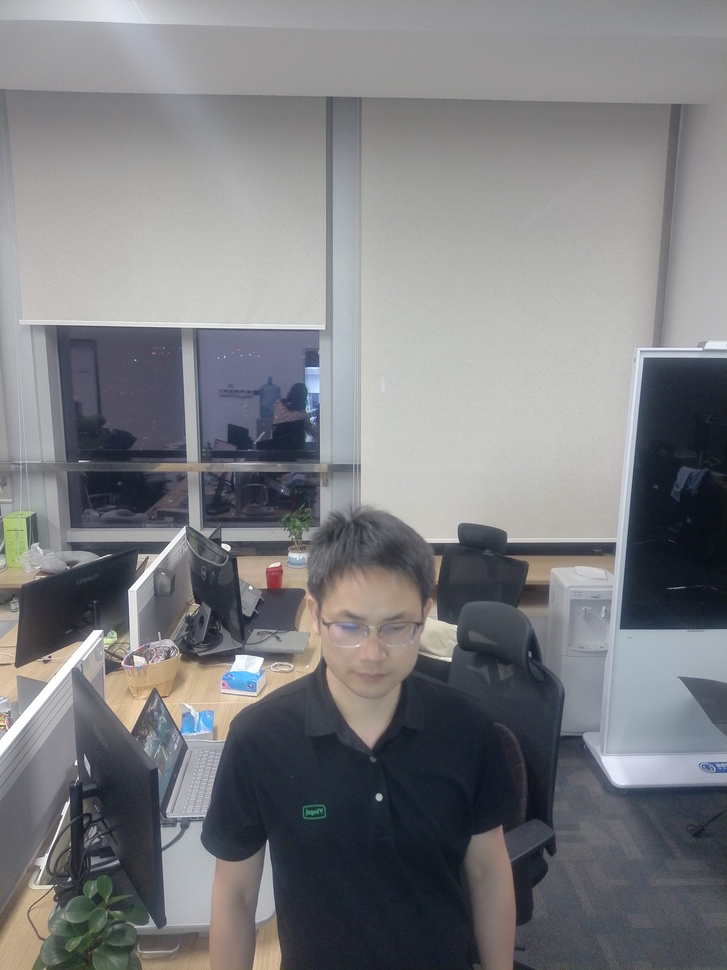
#> input picture utils/iflytek/img/Pictures/IMG_20240729_221016.jpg, 727 x 970 px, shrunk from 3000 x 4000 before the run
$ python -i util.py   (imports and definitions only)
#> lines starting #> are read from the running program, lines starting #| are printed output that depends on the picture; after the words box and inside, x2 and y2 are one past the last pixel; in counts of white or black regions, pixels touching at a corner belong together
import time

import cv2
import os
import numpy as np
import pytesseract
import shutil

# 支持的图片格式扩展
SUPPORTED_FORMATS = {'.png', '.jpg', '.jpeg', '.bmp', '.gif', '.tiff', '.webp'}


# [20 lines left out: functions is_image_supported, read_log, write_log, not called in this run]


def process_image(image_path, output_path):
    """去除水印的主要处理函数"""
#> called with output_path = 'out.png'
    # 读取图像
    image = cv2.imread(image_path)
#> image is the input picture: shape (970, 727, 3); mean B, G, R 128.7, 125.1, 124.4

    if image is None:
        print(f"无法读取图像: {image_path}")
        return

    # 转换为灰度图像
    gray = cv2.cvtColor(image, cv2.COLOR_BGR2GRAY)
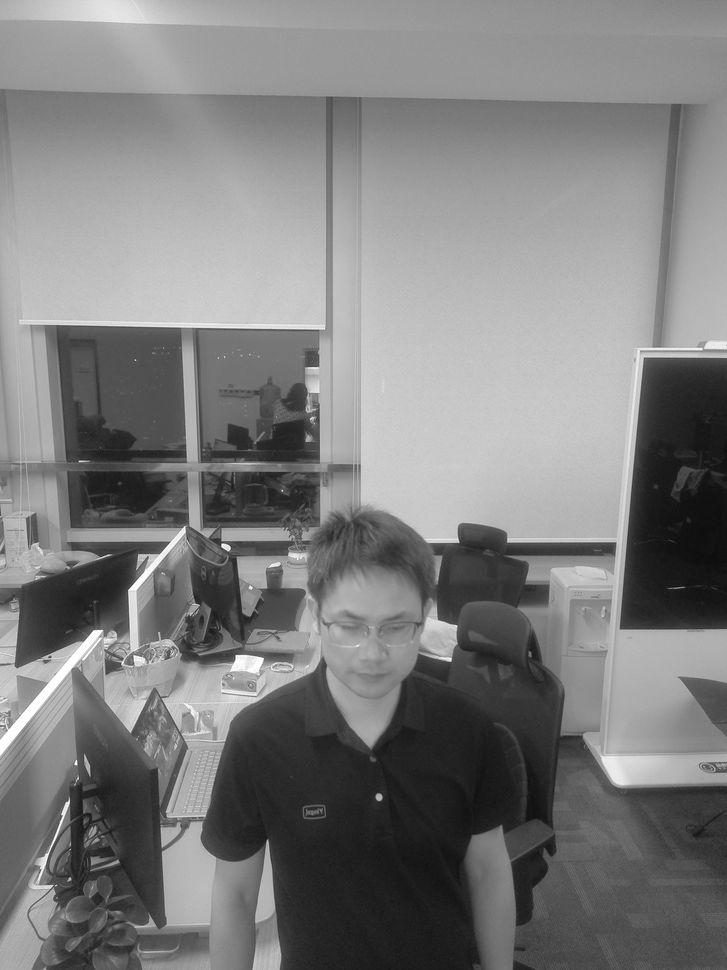
#> gray: shape (970, 727); min 8, max 255, mean 125.3
    _, mask = cv2.threshold(gray, 240, 255, cv2.THRESH_BINARY)
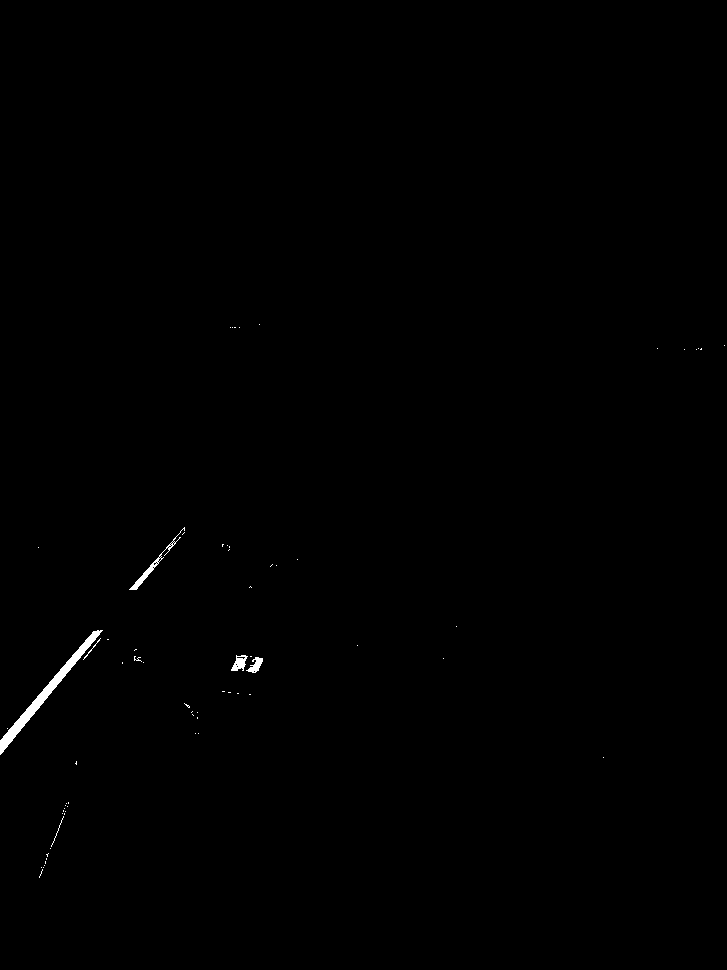
#> mask: shape (970, 727); 0.29% white; 67 white regions (61 under 20 px), largest, box (x1, y1, x2, y2) and area: (0, 630, 103, 755) 1268, (129, 527, 185, 590) 284, (231, 655, 248, 671) 156, (246, 657, 263, 673) 135, (83, 638, 101, 660) 32, (51, 816, 64, 847) 31

    # 使用修复算法去除水印
    result = cv2.inpaint(image, mask, inpaintRadius=3, flags=cv2.INPAINT_TELEA)

    # 确保输出路径有效
    if result is None:
        print(f"处理后的图像无效: {image_path}")
        return

    # 确保输出目录存在
    output_dir = os.path.dirname(output_path)
    if not os.path.exists(output_dir):
        os.makedirs(output_dir)  # 创建目录

    # 尝试写入文件，并检查返回值
    success = cv2.imwrite(output_path, result)
    if not success:
        print(f"无法写入文件: {output_path}")
    else:
        print(f"处理完成并保存到: {output_path}")


# [87 lines left out: functions remove_watermark, process_images_in_directory, process_input, copy_processed_images, not called in this run]


# 使用示例
input_path = 'D:\\gitlab\\myBlogPaperMod\\static\\images\\juejin\\'  # 可以是文件或文件夹
output_dir = 'D:\\gitlab\\myBlogPaperMod\\static\\images\\images_juejin_covert\\'  # 处理后的图片保存目录
log_path = 'D:\\gitlab\\myBlogPaperMod\\static\\images\\juejin\\processed_url.txt'  # 已处理文件的记录日志

# [1 line not run here, left out]

>>> result = process_image('../iflytek/img/Pictures/IMG_20240729_221016.jpg', 'out.png')

$ run again, on utils/iflytek/img/Pictures/IMG_20240729_221031.jpg
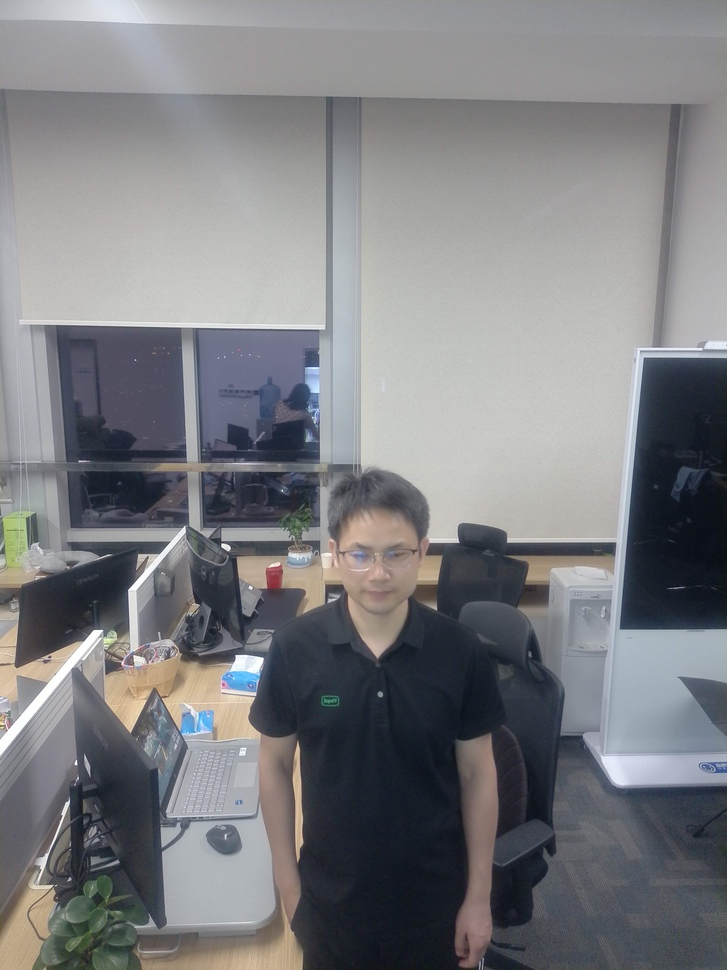
#> input picture utils/iflytek/img/Pictures/IMG_20240729_221031.jpg, 727 x 970 px, shrunk from 3000 x 4000 before the run
#> in process_image, image is the input picture: shape (970, 727, 3); mean B, G, R 128.6, 125.1, 124.4
#> in process_image, `gray = cv2.cvtColor(image, cv2.COLOR_BGR2GRAY)`:
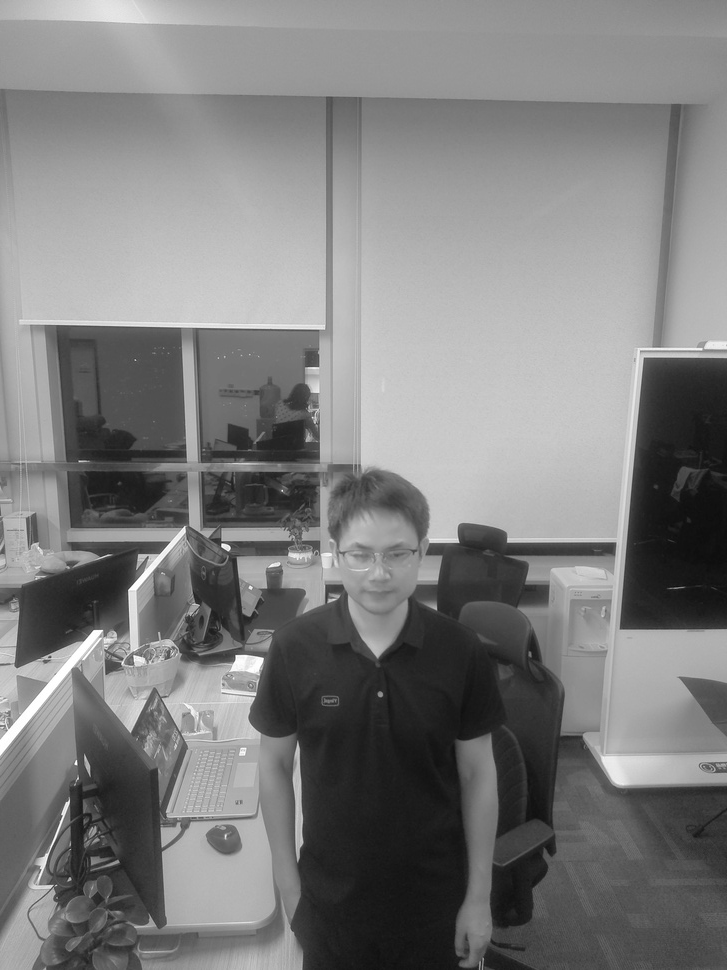
#> gray: shape (970, 727); min 12, max 255, mean 125.3
#> mask: shape (970, 727); 0.29% white; 75 white regions (70 under 20 px), largest, box (x1, y1, x2, y2) and area: (0, 630, 103, 755) 1265, (129, 532, 181, 591) 267, (231, 655, 248, 671) 151, (246, 657, 263, 673) 135, (83, 638, 101, 660) 34

$ run again, on utils/iflytek/img/Pictures/IMG_20240805_155819.jpg
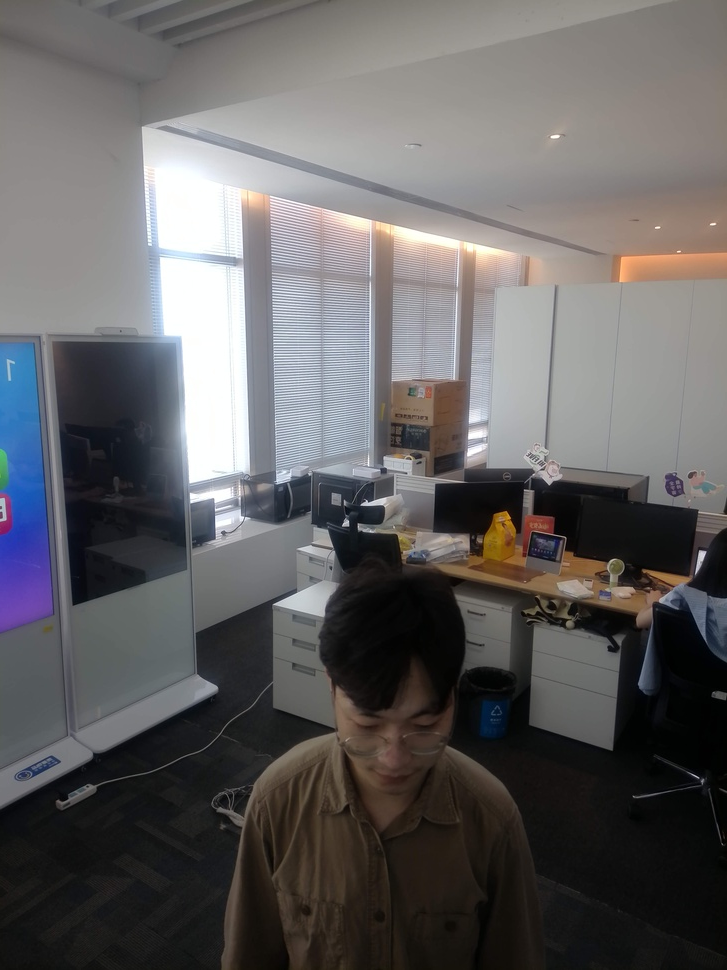
#> input picture utils/iflytek/img/Pictures/IMG_20240805_155819.jpg, 727 x 970 px, shrunk from 3000 x 4000 before the run
#> in process_image, image is the input picture: shape (970, 727, 3); mean B, G, R 98, 97.4, 99.3
#> in process_image, `gray = cv2.cvtColor(image, cv2.COLOR_BGR2GRAY)`:
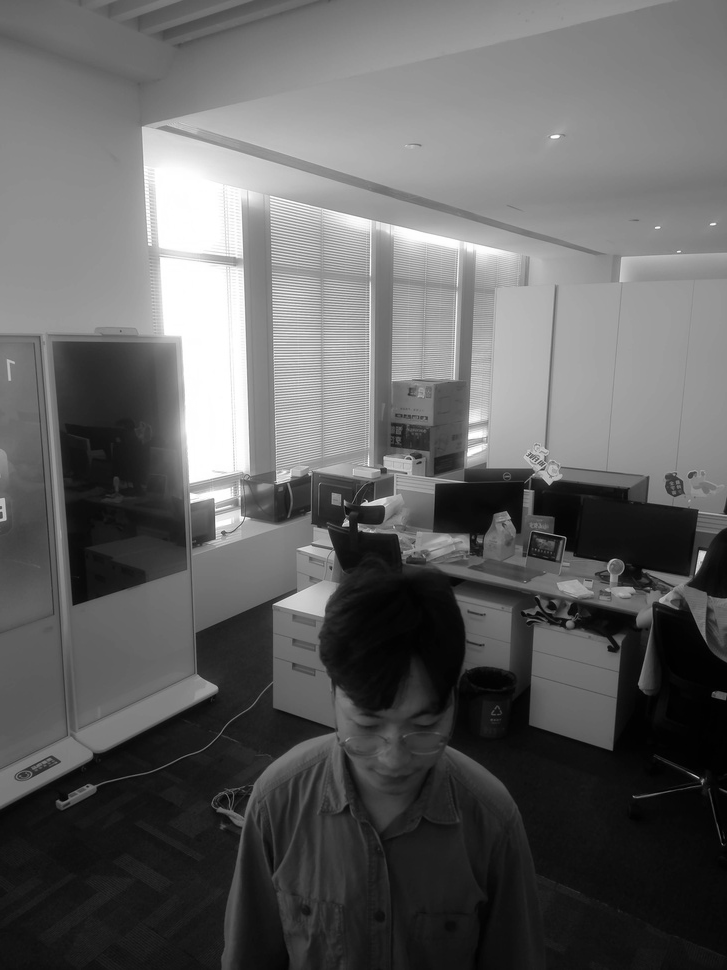
#> gray: shape (970, 727); min 0, max 255, mean 98
#> in process_image, `_, mask = cv2.threshold(gray, 240, 255, cv2.THRESH_BINARY)`:
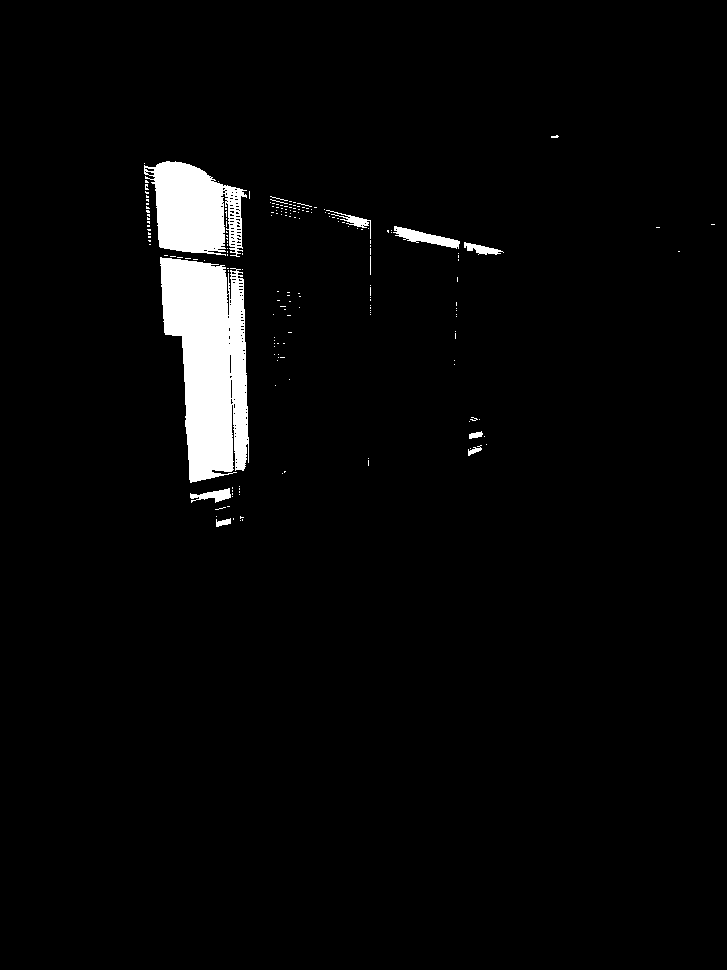
#> mask: shape (970, 727); 3.3% white; 189 white regions (180 under 20 px), largest, box (x1, y1, x2, y2) and area: (160, 257, 249, 483) 14199, (144, 161, 247, 257) 6492, (393, 226, 460, 249) 614
